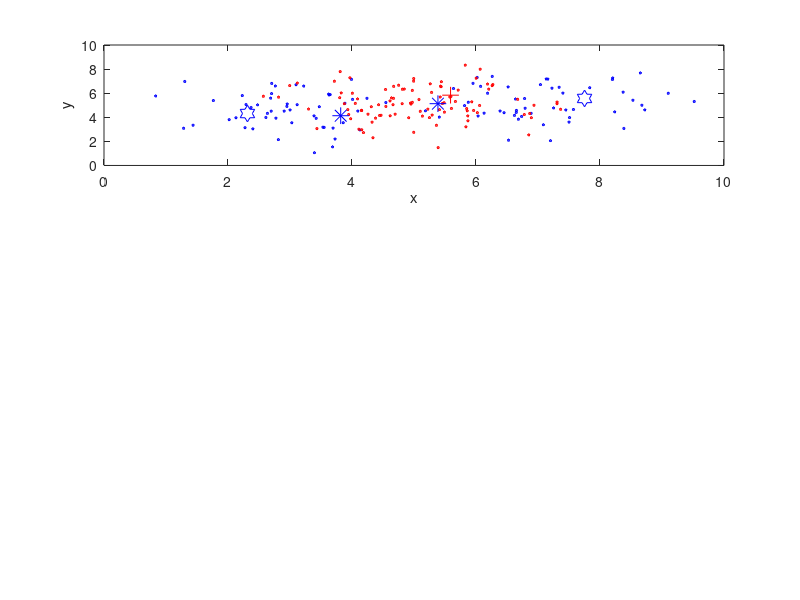

Reproduce this figure in MATLAB. (Note: this script raises an error after producing the figure.)
load('data_lvq_A') % matA
load('data_lvq_B') % matB

close all
subplot(3,1,1)
plot(matA(:,1),matA(:,2), 'bp', 'markersize', 2);
hold on;
plot(matB(:,1),matB(:,2), 'rp', 'markersize', 2);
xlabel('x'); ylabel('y');

data = [matA ; matB];
data_labels = (floor( (0:length(data)-1) * 2 / length(data))).';
data = [data data_labels];

% The prototypes
w_A = 2;
w_B = 1;
w = zeros(w_A + w_B, ndims(data)+1);
lambda = [0.5 0.5];

eta = 0.01;
etaL = 0.01;
nrEpochs = 200;

E_1 = zeros(1,nrEpochs);
E_2 = zeros(1,nrEpochs);
lambdaHist = zeros(2,nrEpochs);

% Randomly initialize the prototypes between the minimum and maximum values
% last value being their class
for i = 1 : size(w,1)
    if i <= w_A
        w(i,:) = [mean(matA) + rand()*2*std(matA)-std(matA) 0];
    else
        w(i,:) = [mean(matB) + rand()*2*std(matB)-std(matB) 1];
    end
end

plot(w(1:w_A,1), w(1:w_A,2), 'b*', 'markersize', 12);
plot(w(w_A+1:size(w,1),1), w(w_A+1:size(w,1),2), 'r+', 'markersize', 12);

for epoch = 1:nrEpochs
    % Save the old lambda values
    lambdaHist(:,epoch) = lambda.';
    % Training
    for point = 1 : size(data,1)
        % Calculate the distances for each prototype to the point
        dist = zeros(1,size(w,1));
        for prot = 1:size(w,1)
            for dim = 1:size(matA,2)
                dist(prot) = dist(prot) + (lambda(dim) * (w(prot, dim) - data(point, dim))^2);
            end
        end
        
        % Find the row with the nearest prototype
        rowMin = find(dist == min(dist),1);
        % If the classes of the data point and the nearest prototype are the same
        
        if w(rowMin,end) == data(point, end)
            % Move the row closer to the data point
            w(rowMin,1:2) = w(rowMin,1:2) + eta * (data(point,1:2) - w(rowMin,1:2));
            lambda = lambda - etaL * abs((data(point,1:2) - w(rowMin,1:2)));
            lambda = lambda / sum(lambda);
        else
            w(rowMin,1:2) = w(rowMin,1:2) - eta * (data(point,1:2) - w(rowMin,1:2));
            lambda = lambda + etaL * abs((data(point,1:2) - w(rowMin,1:2)));
            lambda = lambda / sum(lambda);
        end
        
    end
    
    % Testing
    for point = 1 : size(data,1)
        % Find the row with the nearest prototype
        rowMin = find(pdist2(data(point,1:2), w(:,1:2)) == min(pdist2(data(point,1:2), w(:,1:2))),1);
        if w(rowMin,end) ~= data(point, end)
            if point <= size(matA,1)
                E_1(epoch) = E_1(epoch) + 1;
            else
                E_2(epoch) = E_2(epoch) + 1;
            end
        end
    end
    E = E_1 + E_2;
    
    if (epoch > 10 && var(E(:,epoch-4:epoch)) < 0.05)
        E_1(:,epoch+1:end) = [];
        E_2(:,epoch+1:end) = [];
        E(:,epoch+1:end) = [];
        lambdaHist(:,epoch+1:end) = [];
        break
    end
end

plot(w(1:w_A,1), w(1:w_A,2), 'bh', 'markersize', 12);
plot(w(w_A+1:size(w,1),1), w(w_A+1:size(w,1),2), 'rP', 'markersize', 12);
lgnd = legend('Set A', 'Set B','Protypes A (init)', 'Protypes B (init)','Protypes A (final)', 'Protypes B (final)');
set(lgnd, 'interpreter','latex', 'fontsize', 15);

subplot(3,1,2)
plot(E_1/200)
hold on;
plot(E_2/200);
plot(E/200);
subplot(3,1,3)
plot(lambdaHist(1,:));
plot(lambdaHist(2,:));
legend('Training Error Class 1', 'Training Error Class 2', 'Total Training Error');
xlabel('Epochs')
ylabel('Training Error rate')

subplot(3,1,3)
plot(lambdaHist(1,:));
hold on
plot(lambdaHist(2,:));
legend('Lambda 1', 'Lambda 2');
xlabel('Epochs')
ylabel('Lambda value')